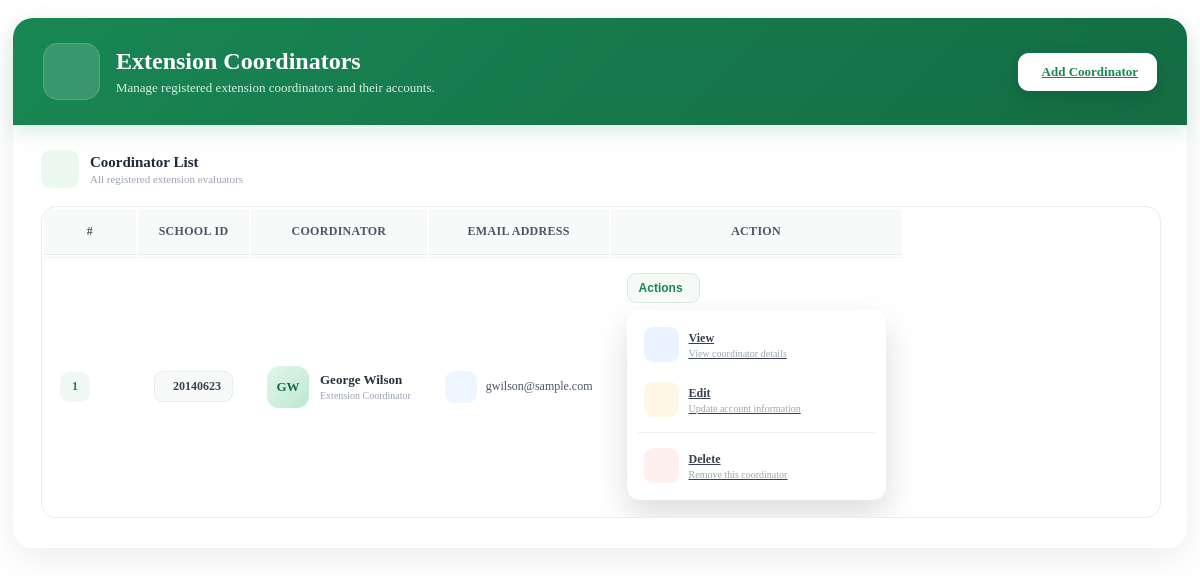
Page /admin/faculty_list.php on the earlier database version.
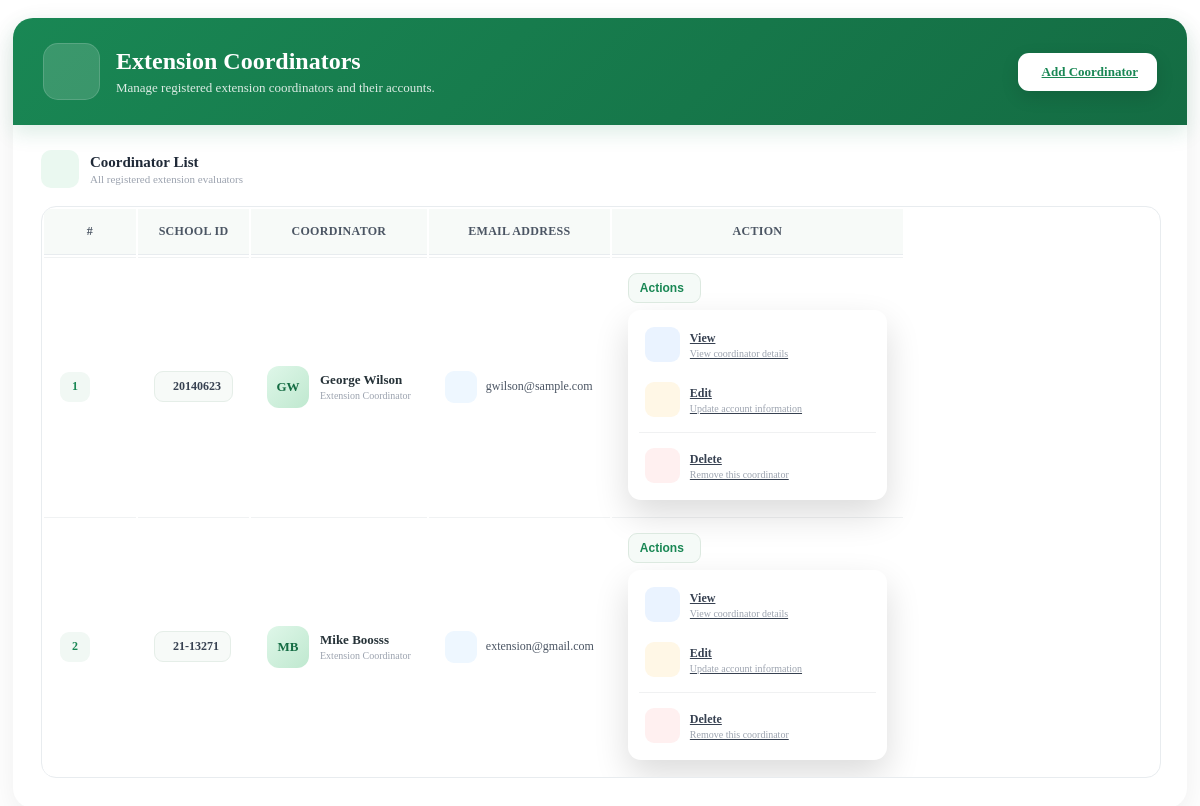
Same page on the later database version.
### tables this page shows
CREATE TABLE `faculty_list` (
  `id` int(30) NOT NULL,
  `school_id` varchar(100) NOT NULL,
  `firstname` varchar(200) NOT NULL,
  `lastname` varchar(200) NOT NULL,
  `email` varchar(200) NOT NULL,
  `password` text NOT NULL,
  `avatar` text NOT NULL DEFAULT 'no-image-available.png',
  `date_created` datetime NOT NULL DEFAULT current_timestamp()
);

### admin/faculty_list.php (the view, shortened to what this page needs)
<?php include 'db_connect.php' ?>
<div class="col-lg-12 coordinator-page">
    <div class="card coordinator-card">
        <div class="coordinator-header">
            <div class="header-content">
                <div class="header-icon">
                </div>
                <div>
                    <h3>
                        Extension Coordinators
                    </h3>
                    <p>
                        Manage registered extension coordinators and their accounts.
                    </p>
                </div>
            </div>
            <a
                href="./index.php?page=new_faculty"
                class="btn btn-add"
            >
                Add Coordinator
            </a>
        </div>
        <div class="card-body coordinator-body">
            <div class="table-toolbar">
                <div class="toolbar-title">
                    <div class="toolbar-icon">
                    </div>
                    <div>
                        <strong>
                            Coordinator List
                        </strong>
                        <span>
                            All registered extension evaluators
                        </span>
                    </div>
                </div>
            </div>
            <div class="table-wrapper">
                <table
                    class="table coordinator-table"
                    id="list"
                >
                    <thead>
                        <tr>
                            <th class="text-center number-column">
                                #
                            </th>
                            <th>
                                School ID
                            </th>
                            <th>
                                Coordinator
                            </th>
                            <th>
                                Email Address
                            </th>
                            <th class="text-center action-column">
                                Action
                            </th>
                        </tr>
                    </thead>
                    <tbody>
                        <?php
                        $i = 1;
                        $qry = $conn->query("
                            SELECT *,
                            CONCAT(firstname,' ',lastname) AS name
                            FROM faculty_list
                            ORDER BY CONCAT(firstname,' ',lastname) ASC
                        ");
                        while($row = $qry->fetch_assoc()):
                            $initials =
                                strtoupper(
                                    substr($row['firstname'],0,1) .
                                    substr($row['lastname'],0,1)
                                );
                        ?>
                        <tr>
                            <td class="text-center">
                                <span class="row-number">
                                    <?php echo $i++; ?>
                                </span>
                            </td>
                            <td>
                                <span class="school-id">
                                    <?php echo htmlspecialchars($row['school_id']); ?>
                                </span>
                            </td>
                            <td>
                                <div class="coordinator-profile">
                                    <div class="profile-avatar">
                                        <?php echo $initials; ?>
                                    </div>
                                    <div class="profile-details">
                                        <strong>
                                            <?php
                                            echo ucwords(
                                                htmlspecialchars($row['name'])
                                            );
                                            ?>
                                        </strong>
                                        <span>
                                            Extension Coordinator
                                        </span>
                                    </div>
                                </div>
                            </td>
                            <td>
                                <div class="email-cell">
                                    <div class="email-icon">
                                    </div>
                                    <span>
                                        <?php
                                        echo htmlspecialchars($row['email']);
                                        ?>
                                    </span>
                                </div>
                            </td>
                            <td class="text-center">
                                <div class="action-wrapper">
                                    <button
                                        type="button"
                                        class="action-button"
                                        data-toggle="dropdown"
                                        aria-expanded="false"
                                    >
                                        <span>
                                            Actions
                                        </span>
                                    </button>
                                    <div class="dropdown-menu action-dropdown">
                                        <a
                                            class="dropdown-item view_faculty"
                                            href="javascript:void(0)"
                                            data-id="<?php echo $row['id']; ?>"
                                        >
                                            <span class="dropdown-icon view-icon">
                                            </span>
                                            <span>
                                                <strong>View</strong>
                                                <small>
                                                    View coordinator details
                                                </small>
                                            </span>
                                        </a>
                                        <a
                                            class="dropdown-item"
                                            href="./index.php?page=edit_faculty&id=<?php echo $row['id']; ?>"
                                        >
                                            <span class="dropdown-icon edit-icon">
                                            </span>
                                            <span>
                                                <strong>Edit</strong>
                                                <small>
                                                    Update account information
                                                </small>
                                            </span>
                                        </a>
                                        <div class="dropdown-divider"></div>
                                        <a
                                            class="dropdown-item delete-item delete_faculty"
                                            href="javascript:void(0)"
                                            data-id="<?php echo $row['id']; ?>"
                                        >
                                            <span class="dropdown-icon delete-icon">
                                            </span>
                                            <span>
                                                <strong>Delete</strong>
                                                <small>
                                                    Remove this coordinator
                                                </small>
                                            </span>
                                        </a>
                                    </div>
                                </div>
                            </td>
                        </tr>
                        <?php endwhile; ?>
                    </tbody>
                </table>
            </div>
        </div>
    </div>
</div>

Differences in the rows shown:
added faculty_list: school "21-13271", initials "MB", name "Mike Boosss", email "extension@gmail.com"
